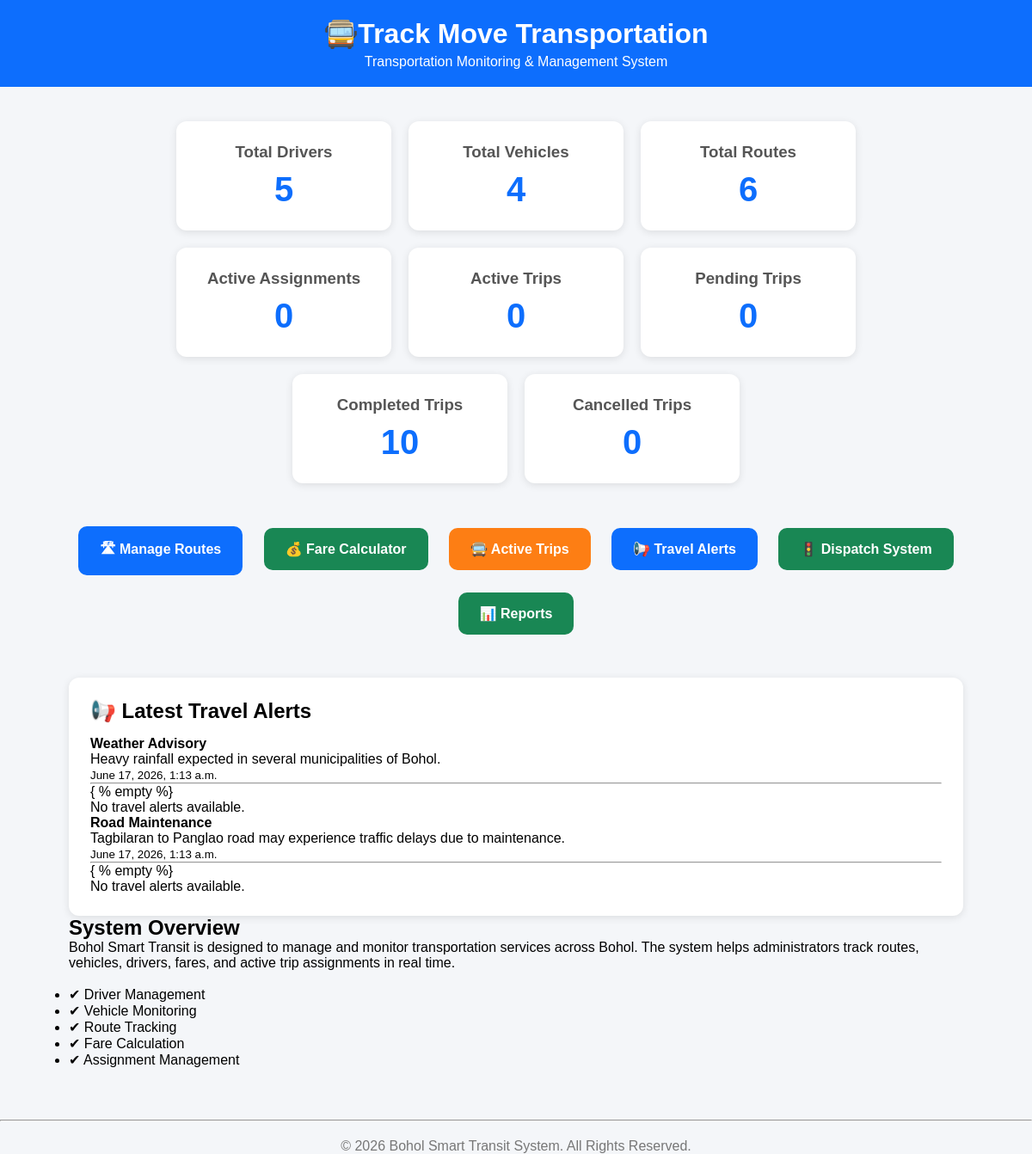
The app's page / (signed in) with its own data.
### core/models.py (models this page shows, shortened)
class Alert(models.Model):
    title = models.CharField(max_length=200)
    message = models.TextField()
    created_at = models.DateTimeField(auto_now_add=True)

### core/views.py (the view)
# urls.py: path('', views.dashboard, name='dashboard'),
@login_required
def dashboard(request):
    if request.user.is_superuser:
        pass
    elif request.user.groups.filter(name='Operator').exists():
        pass
    else:
        return HttpResponse("Access Denied")
    total_drivers = Driver.objects.count()
    total_vehicles = Vehicle.objects.count()
    total_routes = Route.objects.count()
    active_assignments = Assignment.objects.filter(status='ACTIVE').count()
    latest_alerts = Alert.objects.order_by('-created_at')[:5]
    active_trips = Assignment.objects.filter(status='ACTIVE').count()
    pending_trips = Assignment.objects.filter(status='PENDING').count()
    completed_trips = Assignment.objects.filter(status='COMPLETED').count()
    cancelled_trips = Assignment.objects.filter(status='CANCELLED').count()
    context = {
        'total_drivers': total_drivers,
        'total_vehicles': total_vehicles,
        'total_routes': total_routes,
        'active_assignments': active_assignments,
        'latest_alerts': latest_alerts,
        'active_trips': active_trips,
        'pending_trips': pending_trips,
        'completed_trips': completed_trips,
        'cancelled_trips': cancelled_trips,
    }
    return render(request, 'core/dashboard.html', context)

### core/templates/core/dashboard.html (shortened to what this page needs)
<!DOCTYPE html>
<html lang="en">
<head>
</head>
<body>
    <div class="header">
        <h1>🚍Track Move Transportation </h1>
        <p>Transportation Monitoring & Management System</p>
    </div>
    <div class="container">
        <div class="cards">
            <div class="card">
                <h3>Total Drivers</h3>
                <div class="number">{{ total_drivers }}</div>
            </div>
            <div class="card">
                <h3>Total Vehicles</h3>
                <div class="number">{{ total_vehicles }}</div>
            </div>
            <div class="card">
                <h3>Total Routes</h3>
                <div class="number">{{ total_routes }}</div>
            </div>
            <div class="card">
                <h3>Active Assignments</h3>
                <div class="number">{{ active_assignments }}</div>
            </div>
                <div class="card">
        <h3>Active Trips</h3>
    <div class="number">{{ active_trips }}</div>
            </div>
    <div class="card">
        <h3>Pending Trips</h3>
            <div class="number">{{ pending_trips }}</div>
        </div>
        <div class="card">
        <h3>Completed Trips</h3>
        <div class="number">{{ completed_trips }}</div>
    </div>
    <div class="card">
        <h3>Cancelled Trips</h3>
    <div class="number">{{ cancelled_trips }}</div>
</div>
        </div>
        <div class="menu">
            <a href="{% url 'routes' %}" class="btn routes-btn">
                🛣 Manage Routes
            </a>
            <a href="{% url 'fare' %}" class="btn fare-btn">
                💰 Fare Calculator
            </a>
            <a href="{% url 'trips' %}" class="btn trips-btn">
                🚍 Active Trips
            </a>
            <a href="{% url 'alerts' %}" class="btn routes-btn">
                📢 Travel Alerts
            </a>
            <a href="{% url 'dispatch' %}" class="btn fare-btn">
                🚦 Dispatch System
            </a>
            <a href="{% url 'reports' %}" class="btn fare-btn">
                📊 Reports
            </a>
        </div>
        <div class="overview">
            <h2>📢 Latest Travel Alerts</h2>
    {% for alert in latest_alerts %}
    <div class="alert-item">
        <h4>{{ alert.title }}</h4>
        <p>{{ alert.message }}</p>
        <small>{{ alert.created_at }}</small>
    </div>
    <hr class="alert-divider">
    {  % empty %}
     <p>No travel alerts available.</p>
    {% endfor %}
</div>
            <h2>System Overview</h2>
            <p>
                Bohol Smart Transit is designed to manage and monitor
                transportation services across Bohol. The system helps
                administrators track routes, vehicles, drivers, fares,
                and active trip assignments in real time.
            </p>
            <br>
            <ul>
                <li>✔ Driver Management</li>
                <li>✔ Vehicle Monitoring</li>
                <li>✔ Route Tracking</li>
                <li>✔ Fare Calculation</li>
                <li>✔ Assignment Management</li>
            </ul>
        </div>
        <div class="footer">
            <hr class="footer-line">
            <p>© 2026 Bohol Smart Transit System. All Rights Reserved.</p>
        </div>
</body>
</html>

### core/templates/core/dashboard.html (style rules this page uses)
* { margin: 0; padding: 0; box-sizing: border-box; }
body { font-family: Arial, sans-serif; background: #f4f6f9; }
.header { background: #0d6efd; color: white; text-align: center; padding: 20px; }
.header h1 { margin-bottom: 5px; }
.container { width: 90%; margin: auto; padding: 20px; }
.cards { display: flex; flex-wrap: wrap; justify-content: center; gap: 20px; margin-top: 20px; }
.card { background: white; width: 250px; padding: 25px; text-align: center; border-radius: 12px; box-shadow: 0 2px 10px rgba(0,0,0,0.1); }
.card h3 { color: #555; margin-bottom: 10px; }
.number { font-size: 40px; font-weight: bold; color: #0d6efd; }
.menu { margin-top: 40px; text-align: center; }
.btn { display: inline-block; padding: 15px 25px; margin: 10px; border-radius: 10px; color: white; text-decoration: none; font-weight: bold; }
.routes-btn { background: #0d6efd; }
.fare-btn { background: #198754; }
.trips-btn { background: #fd7e14; }
.overview { margin-top: 40px; background: white; padding: 25px; border-radius: 12px; box-shadow: 0 2px 10px rgba(0,0,0,0.1); }
.overview h2 { margin-bottom: 15px; }
.footer { text-align: center; margin-top: 40px; color: #777; }
.footer-line { margin: 20px 0; }

### records on screen
Alert: title "Weather Advisory", message "Heavy rainfall expected in several municipalities of Bohol.", created_at "June 17, 2026, 1:13 a.m."
Alert: title "Road Maintenance", message "Tagbilaran to Panglao road may experience traffic delays due to maintenance.", created_at "June 17, 2026, 1:13 a.m."

### other values on screen
{{ total_drivers }} "5"
{{ total_vehicles }} "4"
{{ total_routes }} "6"
{{ active_assignments }} "0"
{{ active_trips }} "0"
{{ pending_trips }} "0"
{{ completed_trips }} "10"
{{ cancelled_trips }} "0"
